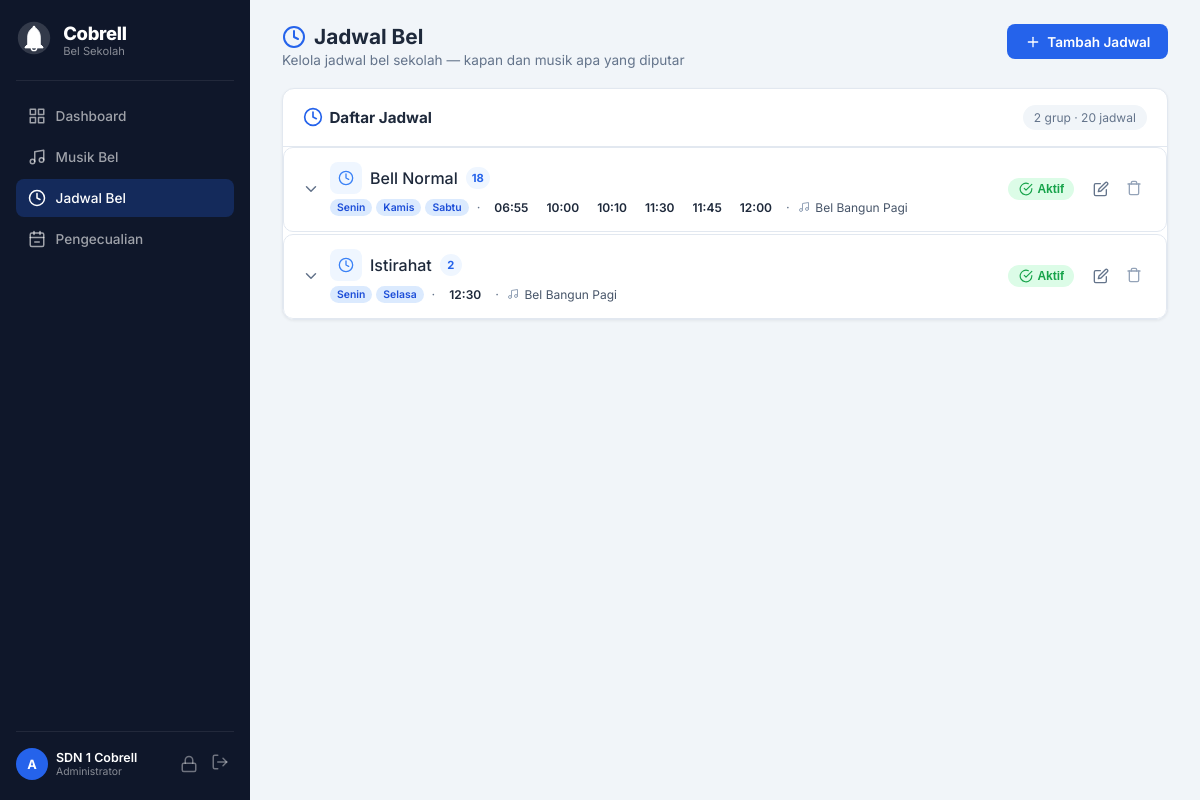
/dashboard/jadwal/ (signed in), run on the app's committed database.
### dashboard/models.py (models this page shows, shortened)
class Musik(models.Model):
    nama = models.CharField(max_length=100, help_text="Nama nada bel")
    file = models.FileField(upload_to='musik/', help_text="File audio (mp3/wav)")
    durasi = models.FloatField(
        default=0, help_text="Durasi audio dalam detik (otomatis dihitung)"
    )
    created_at = models.DateTimeField(auto_now_add=True)
    class Meta:
        ordering = ['nama']
        verbose_name = 'Musik'
        verbose_name_plural = 'Musik'

class JadwalBel(models.Model):
    HARI_CHOICES = [
        ('senin', 'Senin'),
        ('selasa', 'Selasa'),
        ('rabu', 'Rabu'),
        ('kamis', 'Kamis'),
        ('jumat', 'Jumat'),
        ('sabtu', 'Sabtu'),
        ('minggu', 'Minggu'),
    ]
    HARI_ORDER = {
        'senin': 0, 'selasa': 1, 'rabu': 2, 'kamis': 3,
        'jumat': 4, 'sabtu': 5, 'minggu': 6,
    }
    nama = models.CharField(max_length=100, help_text="Keterangan jadwal, misal: Masuk Pagi")
    hari = models.CharField(max_length=10, choices=HARI_CHOICES)
    jam = models.TimeField(help_text="Waktu bel berbunyi")
    musik = models.ForeignKey(
        Musik, on_delete=models.SET_NULL, null=True, blank=True,
        help_text="Nada bel yang diputar"
    )
    aktif = models.BooleanField(default=True)
    created_at = models.DateTimeField(auto_now_add=True)
    class Meta:
        ordering = ['hari', 'jam']
        verbose_name = 'Jadwal Bel'
        verbose_name_plural = 'Jadwal Bel'

### dashboard/views.py (the view)
# urls.py: path('jadwal/', views.jadwal_list_view, name='jadwal_list'),
@login_required(login_url='login')
def jadwal_list_view(request):
    all_jadwal = sorted(
        JadwalBel.objects.select_related('musik').all(),
        key=lambda j: (HARI_ORDER.get(j.hari, 99), j.jam),
    )
    groups_dict = OrderedDict()
    hari_display = dict(JadwalBel.HARI_CHOICES)
    for j in all_jadwal:
        if j.nama not in groups_dict:
            groups_dict[j.nama] = {
                'nama': j.nama,
                'nama_encoded': quote(j.nama),
                'hari_set': [],
                'jam_set': [],
                'musik': j.musik,
                'aktif': True,
                'schedules': [],
            }
        g = groups_dict[j.nama]
        g['schedules'].append(j)
        hari_label = hari_display.get(j.hari, j.hari)
        if hari_label not in g['hari_set']:
            g['hari_set'].append(hari_label)
        jam_str = j.jam.strftime('%H:%M')
        if jam_str not in g['jam_set']:
            g['jam_set'].append(jam_str)
        if not j.aktif:
            g['aktif'] = False
    grouped_jadwal = list(groups_dict.values())
    total_count = len(all_jadwal)
    return render(request, 'dashboard/jadwal.html', {
        'grouped_jadwal': grouped_jadwal,
        'total_count': total_count,
        'hari_choices': JadwalBel.HARI_CHOICES,
        'active_menu': 'jadwal',
    })

### dashboard/templates/dashboard/jadwal.html (shortened to what this page needs)
{% extends "dashboard/base.html" %}
{% block content %}
        <div class="page-header">
            <div>
                <h2 class="page-title">
                    <svg viewBox="0 0 24 24" fill="none" stroke="currentColor" stroke-width="2" stroke-linecap="round" stroke-linejoin="round" width="24" height="24">
                        <circle cx="12" cy="12" r="10"/>
                        <polyline points="12 6 12 12 16 14"/>
                    </svg>
                    Jadwal Bel
                </h2>
                <p class="page-desc">Kelola jadwal bel sekolah — kapan dan musik apa yang diputar</p>
            </div>
            <a href="{% url 'jadwal_create' %}" style="text-decoration: none;" class="btn-primary">
                <svg viewBox="0 0 24 24" fill="none" stroke="currentColor" stroke-width="2" stroke-linecap="round" stroke-linejoin="round">
                    <line x1="12" y1="5" x2="12" y2="19"/>
                    <line x1="5" y1="12" x2="19" y2="12"/>
                </svg>
                Tambah Jadwal
            </a>
        </div>
        <div class="table-card">
            <div class="table-header">
                <h2>
                    <svg viewBox="0 0 24 24" fill="none" stroke="currentColor" stroke-width="2" stroke-linecap="round" stroke-linejoin="round" width="20" height="20">
                        <circle cx="12" cy="12" r="10"/>
                        <polyline points="12 6 12 12 16 14"/>
                    </svg>
                    Daftar Jadwal
                </h2>
                <span class="table-count">{{ grouped_jadwal|length }} grup &middot; {{ total_count }} jadwal</span>
            </div>
            {% if grouped_jadwal %}
            <div class="group-list">
                {% for g in grouped_jadwal %}
                <div class="group-card {% if not g.aktif %}group-inactive{% endif %}">
                    <div class="group-header" onclick="toggleGroup(this)" data-group="{{ forloop.counter }}">
                        <div class="group-header-left">
                            <svg class="group-chevron" viewBox="0 0 24 24" fill="none" stroke="currentColor" stroke-width="2" stroke-linecap="round" stroke-linejoin="round" width="18" height="18">
                                <polyline points="6 9 12 15 18 9"/>
                            </svg>
                            <div class="group-info">
                                <div class="group-name">
                                    <div class="jadwal-icon-sm">
                                        <svg viewBox="0 0 24 24" fill="none" stroke="currentColor" stroke-width="2" stroke-linecap="round" stroke-linejoin="round">
                                            <circle cx="12" cy="12" r="10"/>
                                            <polyline points="12 6 12 12 16 14"/>
                                        </svg>
                                    </div>
                                    <span class="jadwal-title">{{ g.nama }}</span>
                                    <span class="group-count-badge">{{ g.schedules|length }}</span>
                                </div>
                                <div class="group-meta">
                                    <div class="group-hari-badges">
                                        {% for h in g.hari_set %}
                                        <span class="badge badge-hari badge-sm">{{ h }}</span>
                                        {% endfor %}
                                    </div>
                                    <span class="group-meta-sep">&middot;</span>
                                    <div class="group-jam-list">
                                        {% for j in g.jam_set %}
                                        <span class="jadwal-time time-sm">{{ j }}</span>
                                        {% endfor %}
                                    </div>
                                    {% if g.musik %}
                                    <span class="group-meta-sep">&middot;</span>
                                    <div class="musik-ref musik-ref-sm">
                                        <svg viewBox="0 0 24 24" fill="none" stroke="currentColor" stroke-width="2" stroke-linecap="round" stroke-linejoin="round" width="12" height="12">
                                            <path d="M9 18V5l12-2v13"/>
                                            <circle cx="6" cy="18" r="3"/>
                                            <circle cx="18" cy="16" r="3"/>
                                        </svg>
                                        {{ g.musik.nama }}
                                    </div>
                                    {% endif %}
                                </div>
                            </div>
                        </div>
                        <div class="group-header-right">
                            <form method="post" action="{% url 'jadwal_group_toggle' g.nama_encoded %}" class="inline-form" onclick="event.stopPropagation();">
                                <button type="submit" class="badge-toggle {% if g.aktif %}badge-active{% else %}badge-inactive{% endif %}" title="Klik untuk {{ g.aktif|yesno:'nonaktifkan,aktifkan' }} semua">
                                    {% if g.aktif %}
                                    <svg viewBox="0 0 24 24" fill="none" stroke="currentColor" stroke-width="2" stroke-linecap="round" stroke-linejoin="round" width="14" height="14">
                                        <path d="M22 11.08V12a10 10 0 1 1-5.93-9.14"/>
                                        <polyline points="22 4 12 14.01 9 11.01"/>
                                    </svg>
                                    Aktif
                                    {% else %}
                                    <svg viewBox="0 0 24 24" fill="none" stroke="currentColor" stroke-width="2" stroke-linecap="round" stroke-linejoin="round" width="14" height="14">
                                        <circle cx="12" cy="12" r="10"/>
                                        <line x1="4.93" y1="4.93" x2="19.07" y2="19.07"/>
                                    </svg>
                                    Nonaktif
                                    {% endif %}
                                </button>
                            </form>
                            <div class="action-buttons" onclick="event.stopPropagation();">
                                <a href="{% url 'jadwal_group_edit' g.nama_encoded %}" class="btn-icon btn-edit" title="Edit Grup">
                                    <svg viewBox="0 0 24 24" fill="none" stroke="currentColor" stroke-width="2" stroke-linecap="round" stroke-linejoin="round">
                                        <path d="M11 4H4a2 2 0 0 0-2 2v14a2 2 0 0 0 2 2h14a2 2 0 0 0 2-2v-7"/>
                                        <path d="M18.5 2.5a2.121 2.121 0 0 1 3 3L12 15l-4 1 1-4 9.5-9.5z"/>
                                    </svg>
                                </a>
                                <form method="post" action="{% url 'jadwal_group_delete' g.nama_encoded %}" class="inline-form" onsubmit="return confirm('Hapus semua {{ g.schedules|length }} jadwal dalam grup &quot;{{ g.nama }}&quot;?')">
                                    <button type="submit" class="btn-icon btn-delete" title="Hapus Grup">
                                        <svg viewBox="0 0 24 24" fill="none" stroke="currentColor" stroke-width="2" stroke-linecap="round" stroke-linejoin="round">
                                            <polyline points="3 6 5 6 21 6"/>
                                            <path d="M19 6v14a2 2 0 0 1-2 2H7a2 2 0 0 1-2-2V6m3 0V4a2 2 0 0 1 2-2h4a2 2 0 0 1 2 2v2"/>
                                        </svg>
                                    </button>
                                </form>
                            </div>
                        </div>
                    </div>
                </div>
                {% endfor %}
            </div>
            {% endif %}
        </div>
{% endblock %}

### dashboard/templates/dashboard/base.html (shortened to what this page needs)
{% load static %}
<!DOCTYPE html>
<html lang="id">
<head>
    <link rel="stylesheet" href="{% static 'dashboard/css/dashboard.css' %}">
</head>
<body>
    <aside class="sidebar">
        <div class="sidebar-brand">
            <div class="sidebar-logo">
            </div>
            <div>
                <h1 class="sidebar-title">Cobrell</h1>
                <p class="sidebar-subtitle">Bel Sekolah</p>
            </div>
        </div>
        <nav class="sidebar-nav">
            <a href="{% url 'dashboard' %}" class="nav-item {% if active_menu == 'dashboard' or not active_menu %}active{% endif %}">
                <svg viewBox="0 0 24 24" fill="none" stroke="currentColor" stroke-width="2" stroke-linecap="round" stroke-linejoin="round">
                    <rect x="3" y="3" width="7" height="7"/>
                    <rect x="14" y="3" width="7" height="7"/>
                    <rect x="14" y="14" width="7" height="7"/>
                    <rect x="3" y="14" width="7" height="7"/>
                </svg>
                <span>Dashboard</span>
            </a>
            <a href="{% url 'musik_list' %}" class="nav-item {% if active_menu == 'musik' %}active{% endif %}">
                <svg viewBox="0 0 24 24" fill="none" stroke="currentColor" stroke-width="2" stroke-linecap="round" stroke-linejoin="round">
                    <path d="M9 18V5l12-2v13"/>
                    <circle cx="6" cy="18" r="3"/>
                    <circle cx="18" cy="16" r="3"/>
                </svg>
                <span>Musik Bel</span>
            </a>
            <a href="{% url 'jadwal_list' %}" class="nav-item {% if active_menu == 'jadwal' %}active{% endif %}">
                <svg viewBox="0 0 24 24" fill="none" stroke="currentColor" stroke-width="2" stroke-linecap="round" stroke-linejoin="round">
                    <circle cx="12" cy="12" r="10"/>
                    <polyline points="12 6 12 12 16 14"/>
                </svg>
                <span>Jadwal Bel</span>
            </a>
            <a href="{% url 'pengecualian_list' %}" class="nav-item {% if active_menu == 'pengecualian' %}active{% endif %}">
                <span>Pengecualian</span>
            </a>
        </nav>
        <div class="sidebar-footer">
            <div class="sidebar-user">
                <div class="user-avatar">{{ user.username|make_list|first|upper }}</div>
                <div class="user-info">
                    <span class="user-name">{{ user.first_name|default:user.username }}</span>
                    <span class="user-role">Administrator</span>
                </div>
            </div>
            <div class="sidebar-actions">
                <a href="{% url 'change_password' %}" class="btn-sidebar-action" title="Ubah Password">
                    <svg viewBox="0 0 24 24" fill="none" stroke="currentColor" stroke-width="2" stroke-linecap="round" stroke-linejoin="round">
                        <rect x="3" y="11" width="18" height="11" rx="2" ry="2"/>
                        <path d="M7 11V7a5 5 0 0 1 10 0v4"/>
                    </svg>
                </a>
                <a href="{% url 'logout' %}" class="btn-logout" title="Keluar">
                    <svg viewBox="0 0 24 24" fill="none" stroke="currentColor" stroke-width="2" stroke-linecap="round" stroke-linejoin="round">
                        <path d="M9 21H5a2 2 0 0 1-2-2V5a2 2 0 0 1 2-2h4"/>
                        <polyline points="16 17 21 12 16 7"/>
                        <line x1="21" y1="12" x2="9" y2="12"/>
                    </svg>
                </a>
            </div>
        </div>
    </aside>
    <main class="main">
        {% block content %}{% endblock %}
    </main>
</body>
</html>

### data on the page
Musik: nama "Bell Normal", schedules|length "18", hari_set "Senin" "Kamis" "Sabtu" "Senin" "Selasa", jam_set "06:55" "10:00" "10:10" "11:30" "11:45" "12:00" "12:30", musik.nama "Bel Bangun Pagi", nama "Istirahat", schedules|length "2"

### other printed values
{{ user.username|make_list|first|upper }} "A"
{{ user.first_name|default:user.username }} "SDN 1 Cobrell"
{{ grouped_jadwal|length }} "2"
{{ total_count }} "20"
